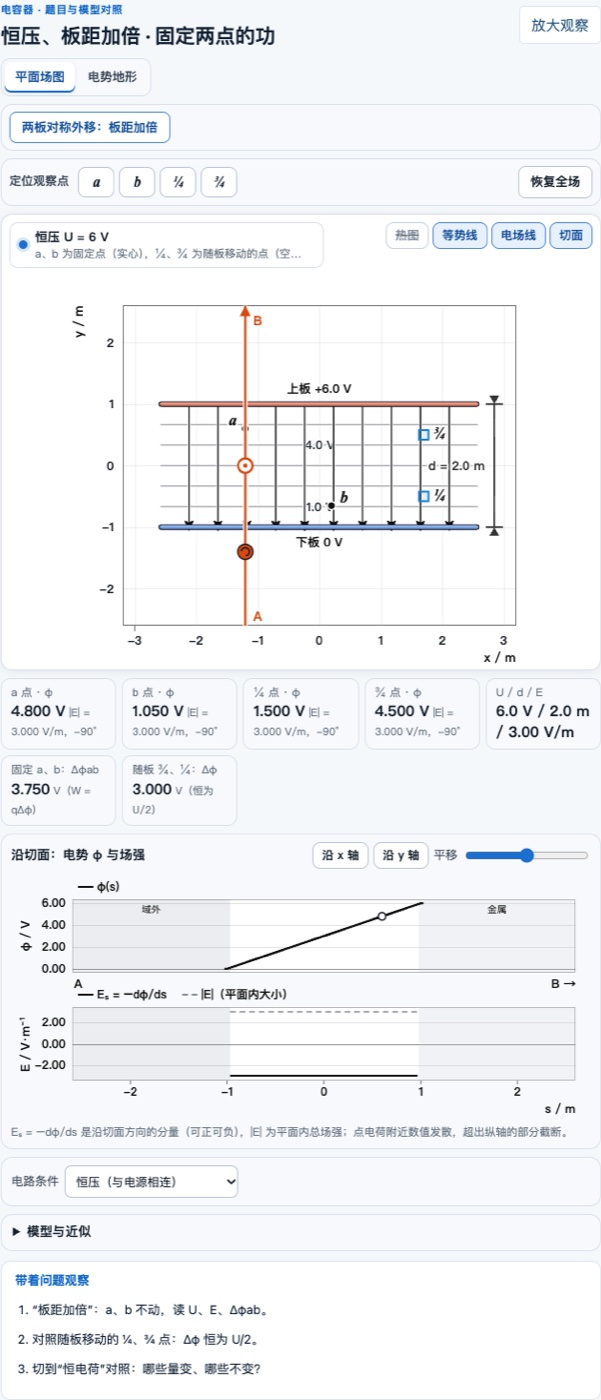
#> input picture current-book/正文/第10章-从等势线到电势地形/assets/专区-恒压板距加倍.jpg, 601 x 1400 px, given in place of 照片识别画布-无浮层.png, which was not available
$ python '补入照片识别图.py'
#> lines starting #> are read from the running program, lines starting #| are printed output that depends on the picture
from pathlib import Path
import sys,math,json,shutil
from PIL import Image,ImageDraw
from zipfile import ZipFile,ZIP_DEFLATED
from lxml import etree as E
R=Path('/Users/yaril/个人文档/3 写作/图书出版/00_这本书的全部进展/编务/图像配套与排版-20261013');sys.path.insert(0,str(R));from 执行 import save
P=R.parents[1]; img=Image.open(R/'照片识别画布-无浮层.png').convert('RGB');d=ImageDraw.Draw(img)
#> further down, img is the input picture: PIL image 601x1400 RGB; mean R, G, B 241.8, 243.2, 245.8
for a,b in [((353,126),(139,155)),((354,236),(171,212)),((430,1102),(260,1158)),((430,1220),(264,1197))]:
 dx,dy=b[0]-a[0],b[1]-a[1];l=math.hypot(dx,dy);ux,uy=dx/l,dy/l
 pts=[b,(b[0]-17*ux+8*uy,b[1]-17*uy-8*ux),(b[0]-17*ux-8*uy,b[1]-17*uy+8*ux)]
 d.line([a,b],fill='white',width=10);d.polygon(pts,fill='white');d.line([a,b],fill='#832fb0',width=5);d.polygon([b,(b[0]-14*ux+5*uy,b[1]-14*uy-5*ux),(b[0]-14*ux-5*uy,b[1]-14*uy+5*ux)],fill='#832fb0')
f=P/'正文/第14章-从等势线到电势地形/assets/网页-照片识别-匀强含误识别-v2.png';img.crop((64,48,1250,1240)).save(f)
#> after `f = P / '正文/第14章-从等势线到电势地形/assets/网页-照片识别-匀强含误识别-v2.png'`:
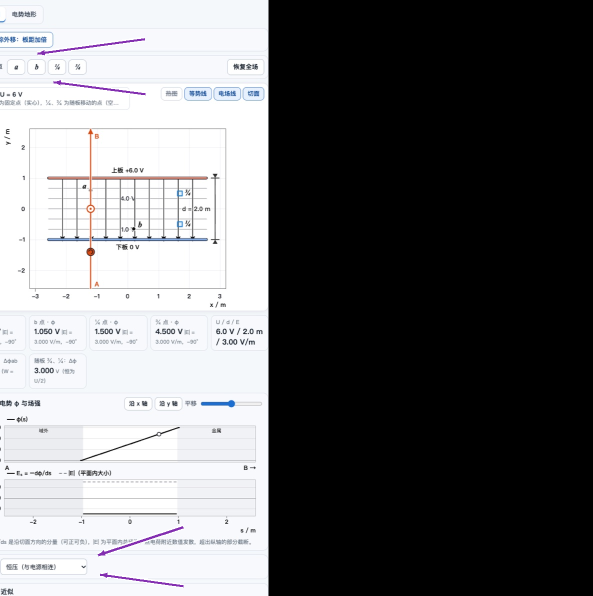
#> saved as 网页-照片识别-匀强含误识别-v2.png: PIL image 1186x1192 RGB (shown at 1/2 size); mean R, G, B 109.5, 109.8, 111.2
#> (the run stopped early here; a loop or call above may not have finished)

$ run again, on current-book/正文/第10章-从等势线到电势地形/assets/专区-油滴与上板移动.jpg
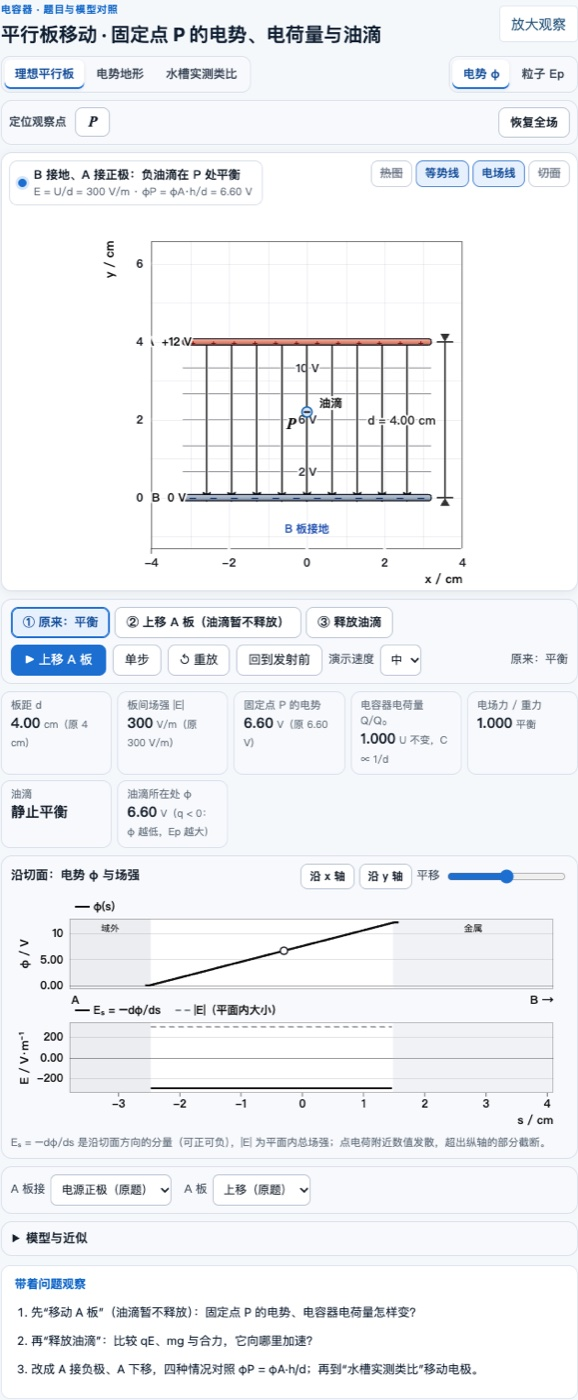
#> input picture current-book/正文/第10章-从等势线到电势地形/assets/专区-油滴与上板移动.jpg, 578 x 1400 px, given in place of 照片识别画布-无浮层.png, which was not available
#> img is the input picture: PIL image 578x1400 RGB; mean R, G, B 239.9, 241.7, 244.7
#> `f = P / '正文/第14章-从等势线到电势地形/assets/网页-照片识别-匀强含误识别-v2.png'`:
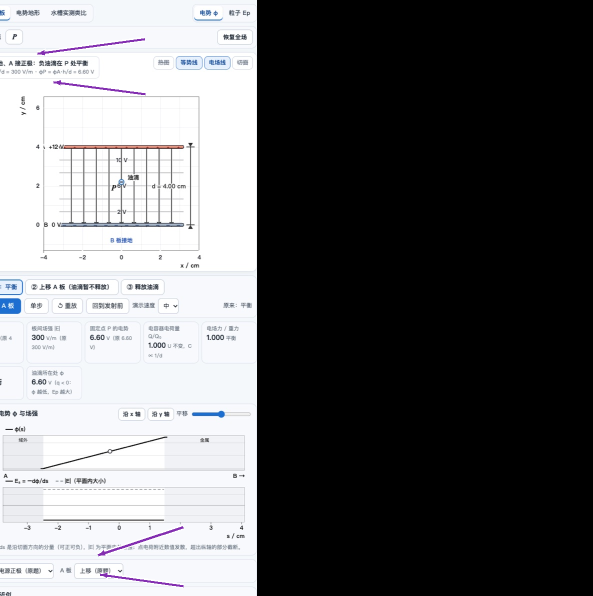
#> saved as 网页-照片识别-匀强含误识别-v2.png: PIL image 1186x1192 RGB (shown at 1/2 size); mean R, G, B 104.3, 104.7, 106.2
